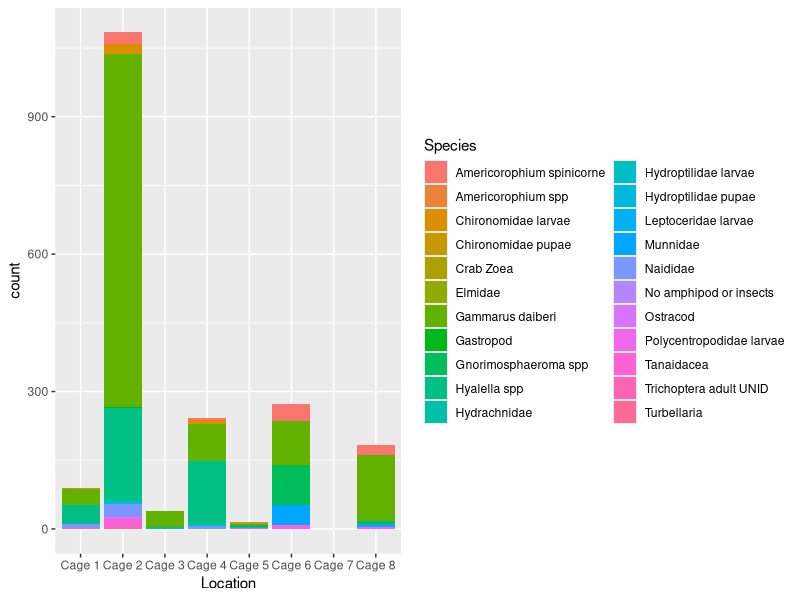
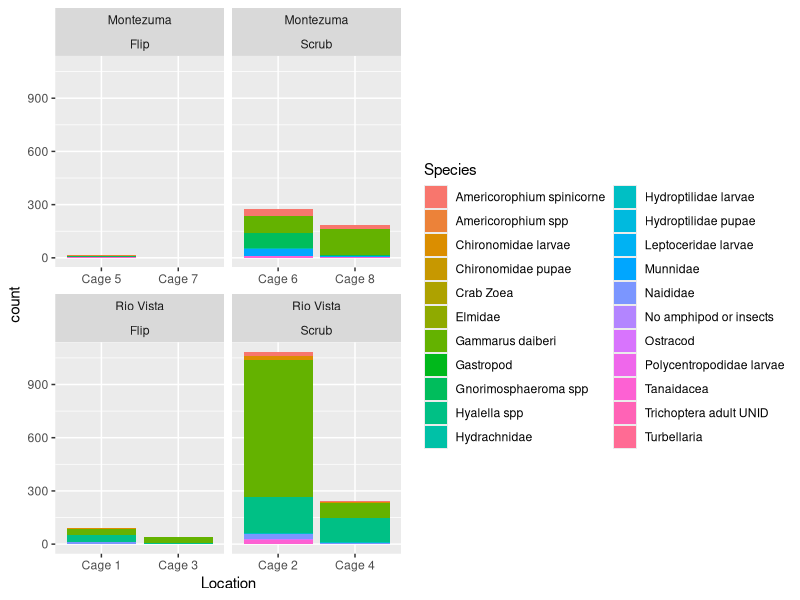
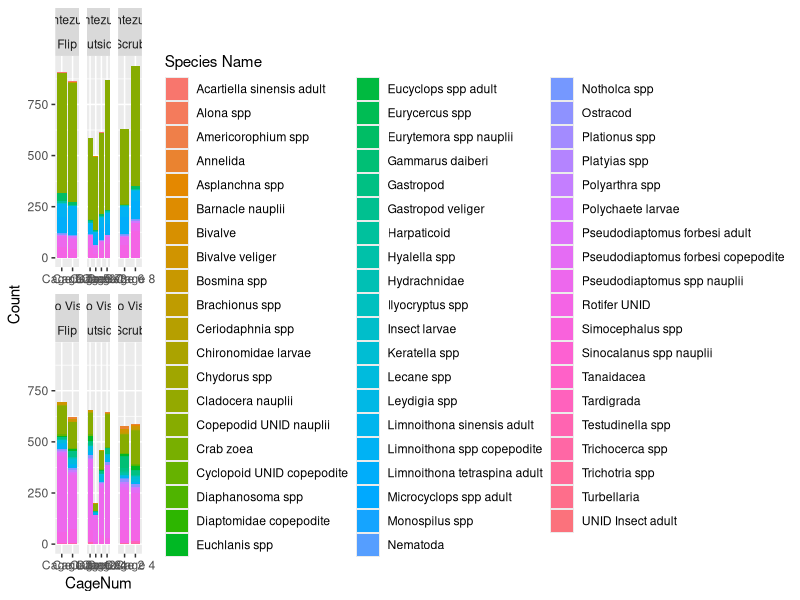
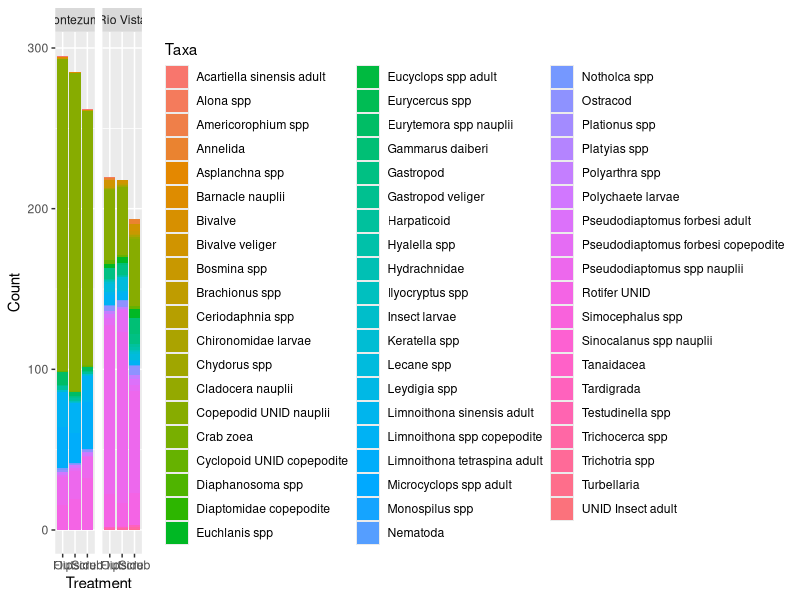
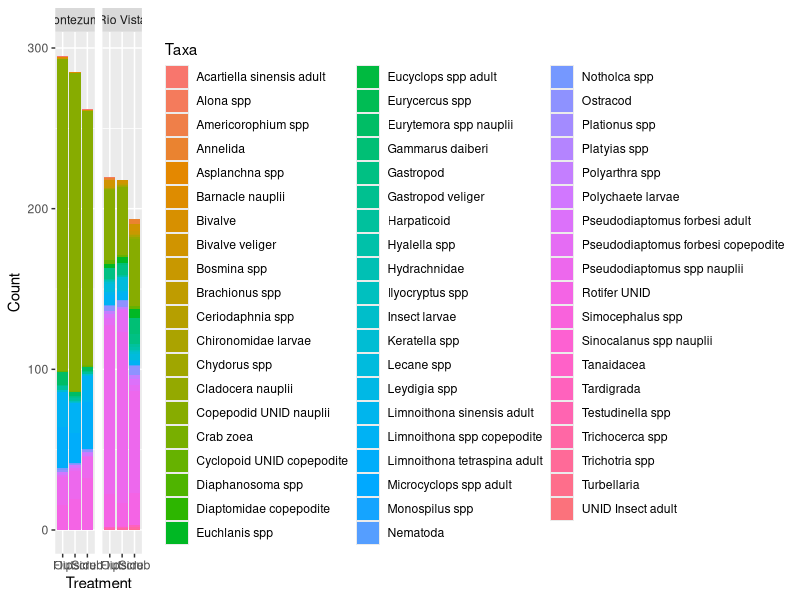
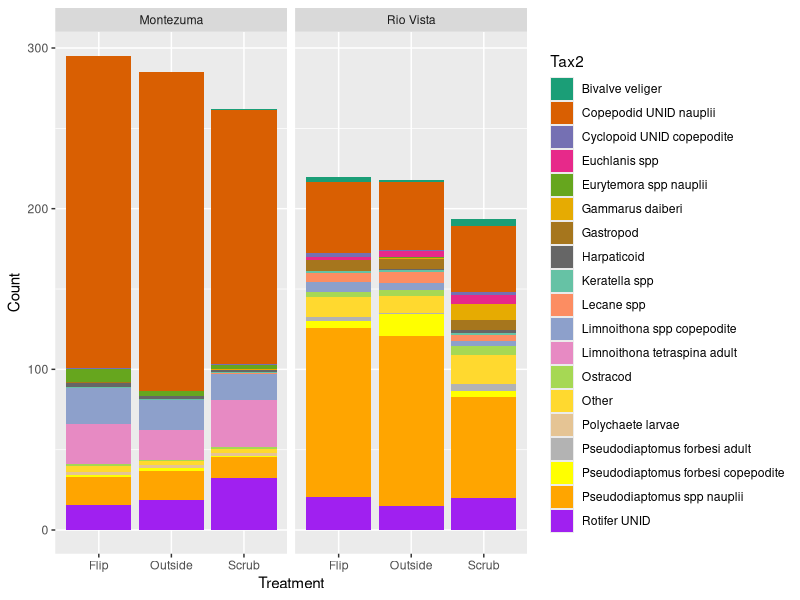
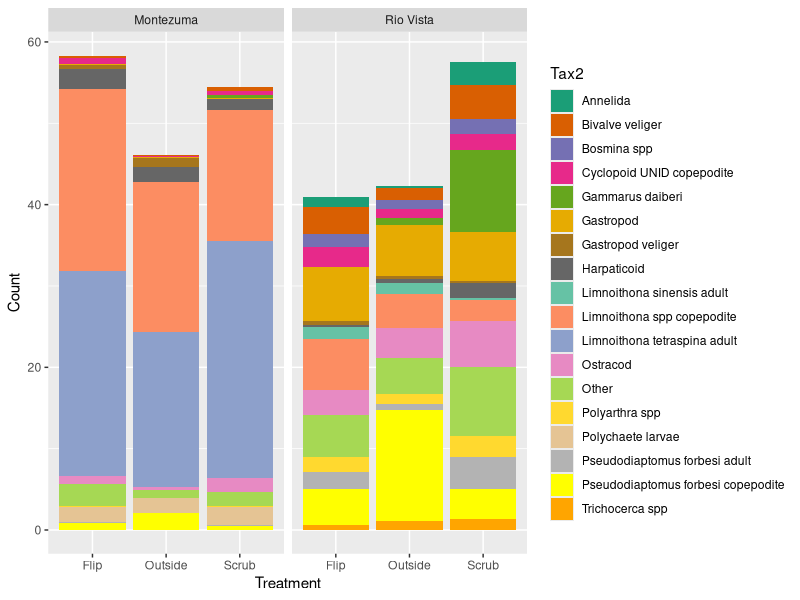
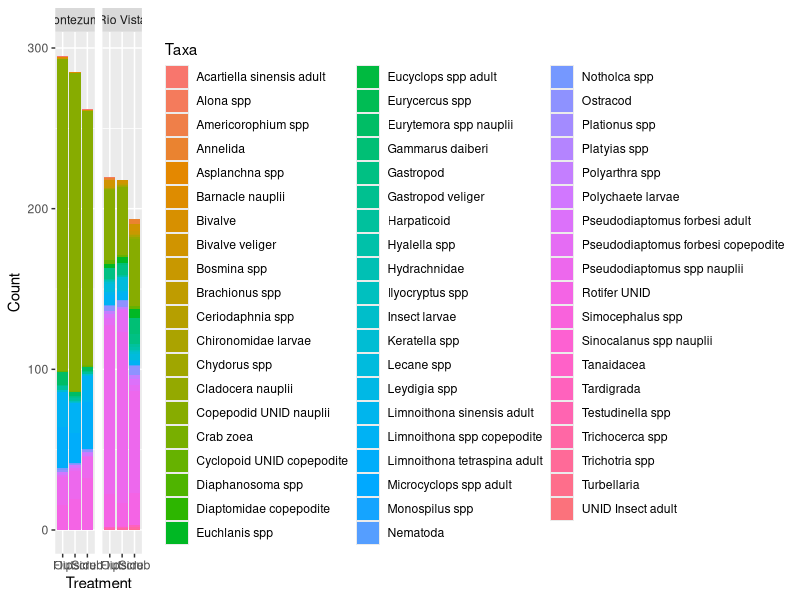

Write the R code that produced these figures, in order.
#look at thte biofoulidng data because I can't help myself

library(readxl)
library(tidyverse)
library(lubridate)

amphipods = read_excel("data/DWR_CageZoop2023_Complete_TEC_1.22.2024.xlsx",
                       sheet = "Amph Data")
ggplot(amphipods, aes(x = Location, y = count, fill = Species)) + geom_col()

treatments = data.frame(Location = c("Cage 1", "Cage 2", "Cage 3", "Cage 4",
                                     "Cage 5", "Cage 6", "Cage 7", "Cage 8"),
                        Treatment = c("Flip", "Scrub", "Flip", "Scrub",
                                      "Flip", "Scrub", "Flip", "Scrub"))
amphipods = left_join(amphipods, treatments)

ggplot(amphipods, aes(x = Location, y = count, fill = Species)) + geom_col()+
  facet_wrap(Site~Treatment, scales = "free_x")


#amphipod community matrix

amphwide = pivot_wider(amphipods, id_cols = c(Location, Date, Site), names_from = Species, values_from = total_count,
                       values_fn = sum, values_fill =0)

###################################################################


zoops = read_excel("data/DWR_CageZoop2023_Complete_TEC_1.22.2024.xlsx",
                       sheet = "Zoop Data") 

zoops = mutate(zoops, InOut = case_when(str_detect(Location, "Outside") ~ "Outside",
                                        str_detect(Location, "Inside") ~ "Inside"),
               CageNum = str_sub(Location, 1, 6)) %>%
  left_join(treatments, by = c("CageNum" = "Location")) %>%
  mutate(Treatment = case_when(InOut == "Outside" ~ "Outside",
                               TRUE ~ Treatment),
         Week = week(Date),
         SampleID = paste(CageNum, Date, InOut))

#this is misleading....
ggplot(zoops, aes(x = CageNum, y = Count, fill = `Species Name`)) + geom_col()+
  facet_wrap(Site~Treatment, scales = "free_x")

#calculate average CPUE of each taxa
zoopavetaxa = pivot_wider(zoops, id_cols = c(SampleID, CageNum, Treatment, Date, InOut, Site),
                          names_from = `Species Name`, values_from = Count, values_fill = 0)

zoopwzeros = pivot_longer(zoopavetaxa, cols = `Copepodid UNID nauplii`:last_col(), 
                          names_to = "Taxa", values_to = "Count")

zoopavetaxa2 = group_by(zoopwzeros, Treatment, InOut, Site, Taxa) %>%
  summarize(Count = mean(Count))
ggplot(zoopavetaxa2, aes(x = Treatment, y = Count, fill = Taxa)) + geom_col()+
  facet_wrap(Site~., scales = "free_x")


ggplot(zoopavetaxa2, aes(x = Treatment, y = Count, fill = Taxa)) + geom_col()+
  facet_wrap(Site~., scales = "free_x")

#rare things as 'other'

zooptax = group_by(zoopwzeros, Taxa) %>%
  summarize(totcount = sum(Count))

raretax = zooptax$Taxa[which(zooptax$totcount <40)]

zoopavetaxa2b = zoopwzeros %>%
  mutate(Tax2 = case_when(Taxa %in% raretax~ "Other",
                           TRUE ~ Taxa) ) %>%
  group_by(SampleID, Treatment, InOut, Site, Tax2) %>%
  summarize(Count = sum(Count))%>%
  group_by(Treatment, InOut, Site, Tax2) %>%
  summarize(Count = mean(Count))

library(RColorBrewer)
mypal = c(brewer.pal(8, "Dark2"), brewer.pal(8, "Set2"), "yellow", "orange", "purple", "grey", "brown",
          "red", "lightgreen", "white")

ggplot(zoopavetaxa2b, aes(x = Treatment, y = Count, fill = Tax2)) + geom_col()+
  facet_wrap(Site~., scales = "free_x")+
  scale_fill_manual(values = mypal)


#take out rotifers and copepod nauplii

zoopavetaxa2bx = filter(zoopwzeros, !str_detect(Taxa, "nauplii"), !str_detect(Taxa, "Rotifer"),
                        !str_detect(Taxa, "Euchlanis"), !str_detect(Taxa, "Keratella"), !str_detect(Taxa, "Lecane"))



zooptaxa = group_by(zoopavetaxa2bx, Taxa) %>%
  summarize(totcount = sum(Count))

raretax = zooptaxa$Taxa[which(zooptaxa$totcount <20)]

zoopavetaxa2b = zoopavetaxa2bx %>%
  mutate(Tax2 = case_when(Taxa %in% raretax~ "Other",
                          TRUE ~ Taxa) ) %>%
  group_by(SampleID, Treatment, InOut, Site, Tax2) %>%
  summarize(Count = sum(Count))%>%
  group_by(Treatment, InOut, Site, Tax2) %>%
  summarize(Count = mean(Count))


ggplot(zoopavetaxa2b, aes(x = Treatment, y = Count, fill = Tax2)) + geom_col()+
  facet_wrap(Site~., scales = "free_x")+
  scale_fill_manual(values = mypal)


ggplot(zoopavetaxa2, aes(x = Treatment, y = Count, fill = Taxa)) + geom_col()+
  facet_wrap(Site~., scales = "free_x")

#just plot average total CPUE
zoopave = group_by(zoops, Treatment, InOut, Site, CageNum, Week) %>%
  summarize(CPUE = sum(Count)) %>%
  group_by(Treatment, InOut, Site, Week) %>%
  summarize(CPUE = mean(CPUE))
  

ggplot(zoopave, aes(x = Treatment, y = CPUE)) + geom_col()+
  facet_wrap(Site~Week, scales = "free_x")

zoopave2 = group_by(zoopave, Treatment, Site) %>%
  summarize(CPUEm = mean(CPUE), secpue = sd(CPUE))



ggplot(zoopave2, aes(x = Treatment, y = CPUEm)) + geom_col()+
  facet_wrap(Site~., scales = "free_x")+
  geom_errorbar(aes(ymin = CPUEm-secpue, ymax = CPUEm+secpue))

###########################################################

diets = read_excel("data/DSM Cage Diets 2019-2023.xlsx", sheet = "2023")

ggplot(diets, aes(x = Tag, y = Count, fill = `Prey Taxa`)) + geom_col()+
  facet_wrap(Treatment~Site, scales = "free_x")

ggplot(diets, aes(x = Tag, y = Count, fill = `Prey Taxa`)) + geom_col(position = "fill")+
  facet_wrap(Treatment~Site, scales = "free_x")

weights = group_by(diets, Treatment, Site, Tag) %>%
  summarize(Weight = mean(`Total Contents Weight`))


ggplot(weights, aes(x = Tag, y = Weight)) + geom_col()+
  facet_wrap(Treatment~Site, scales = "free_x")


ggplot(weights, aes(x = Site, y = Weight)) + geom_boxplot()+
  facet_wrap(~Treatment, scales = "free_x")

hist(weights$Weight)

#transform wieght and change units so it modles better

weights = mutate(weights, Weight_ug = Weight*1000, logweight = log(Weight_ug+1))

hist(weights$Weight_ug)
hist(weights$logweight)

#linear model to look for differnces by weight
dietw = lm(logweight ~ Treatment + Site, data = weights)
plot(dietw)
summary(dietw)
#no significant difference, OK.

#########################################################################
#to integrate the datasets, I first exported a csv of all the unique taxon names and built a crosswalk table
dietbugs = unique(diets$`Prey Taxa`)
write.csv(dietbugs, "data/dietbugs_2023.csv")
amphbugs = unique(amphipods$Species)
write.csv(amphbugs, "data/amphipodtaxa.csv")
zoopbugs = unique(zoops$`Species Name`)
write.csv(zoopbugs, "data/zooptaxa.csv")

crosswalk = read_csv("data/crosswalk.csv")

#now let's integrate diet and zooplankton data

#Once I built the crosswalk, I joined the common names to each dataset
diets2 = left_join(diets, select(crosswalk, Diet, Analy), by = c("Prey Taxa" = "Diet"))

diets2.1 = group_by(diets2, Analy, Site, Treatment, `Cage ID`, Tag) %>%
  summarize(Count = sum(Count, na.rm = T)) %>%
  mutate(CageNum = paste("Cage", `Cage ID`), SampleID = Tag) %>%
  mutate(Type = "Diet")

zoops2 = left_join(zoops,select(crosswalk, Zooplankton, Analy), by = c("Species Name" = "Zooplankton") )

zoops2.1 = group_by(zoops2, Analy, Site, CageNum, Treatment, SampleID) %>%
  summarize(Count = sum(Count, na.rm =T)) %>%
  mutate(Type = "Zooplankton")

amps2 = left_join(amphipods, select(crosswalk, Amphipod, Analy), by = c("Species" = "Amphipod")) %>%
  rename(CageNum = Location) %>%
  mutate(SampleID =CageNum)

amps2.1 = group_by(amps2, Analy, Site, CageNum, Treatment, SampleID) %>%
  summarize(Count = sum(total_count, na.rm = T)) %>%
  mutate(Type = "Amphipods")

#bind all the datasets togther

Allbugs = bind_rows(amps2.1, zoops2.1, diets2.1) %>%
  select(-Tag, -`Cage ID`)

library(RColorBrewer)

#quick graph of the raw data

mypal = c(brewer.pal(8, "Dark2"), brewer.pal(8, "Set2"), "tomato", "darkgreen", "yellow")
ggplot(filter(Allbugs, Treatment != "Outside", !is.na(Analy)), aes(x = Type, y = Count, fill = Analy)) + geom_col(position = "fill") +
  facet_wrap(Site~Treatment)+
  scale_fill_manual(values = mypal)

#maybe I should standardize relative abundance by sample first

Allbugs_wide = pivot_wider(arrange(Allbugs, Analy), id_cols = c(Type, Treatment, Site, CageNum, SampleID), 
                           names_from = Analy, values_from = Count, values_fill =0) 


AllbugsRA = Allbugs_wide[,6:25]/rowSums(Allbugs_wide[,6:25]) 
AllbugsRA1 = bind_cols( Allbugs_wide[,1:5], AllbugsRA)

AllbugsRA2 = pivot_longer(AllbugsRA1, cols = c(Amphipoda:last_col()), names_to = "Species", values_to = "RelativeAbundance") %>%
  filter(Species != "NA")

ggplot(filter(AllbugsRA2, Treatment != "Outside"), aes(x = Type, y = RelativeAbundance, fill = Species)) + geom_col(position = "fill") +
  facet_wrap(Site~Treatment)+
  scale_fill_manual(values = mypal)

#not a huge difference

#take out rotifers and nauplii, since htey aren't really eaten

ggplot(filter(AllbugsRA2, Treatment != "Outside", Species != "Rotifer", Species != "Copepod nauplii"), 
       aes(x = Type, y = RelativeAbundance, fill = Species)) + geom_col(position = "fill") +
  facet_wrap(Site~Treatment)+
  scale_fill_manual(values = mypal)
